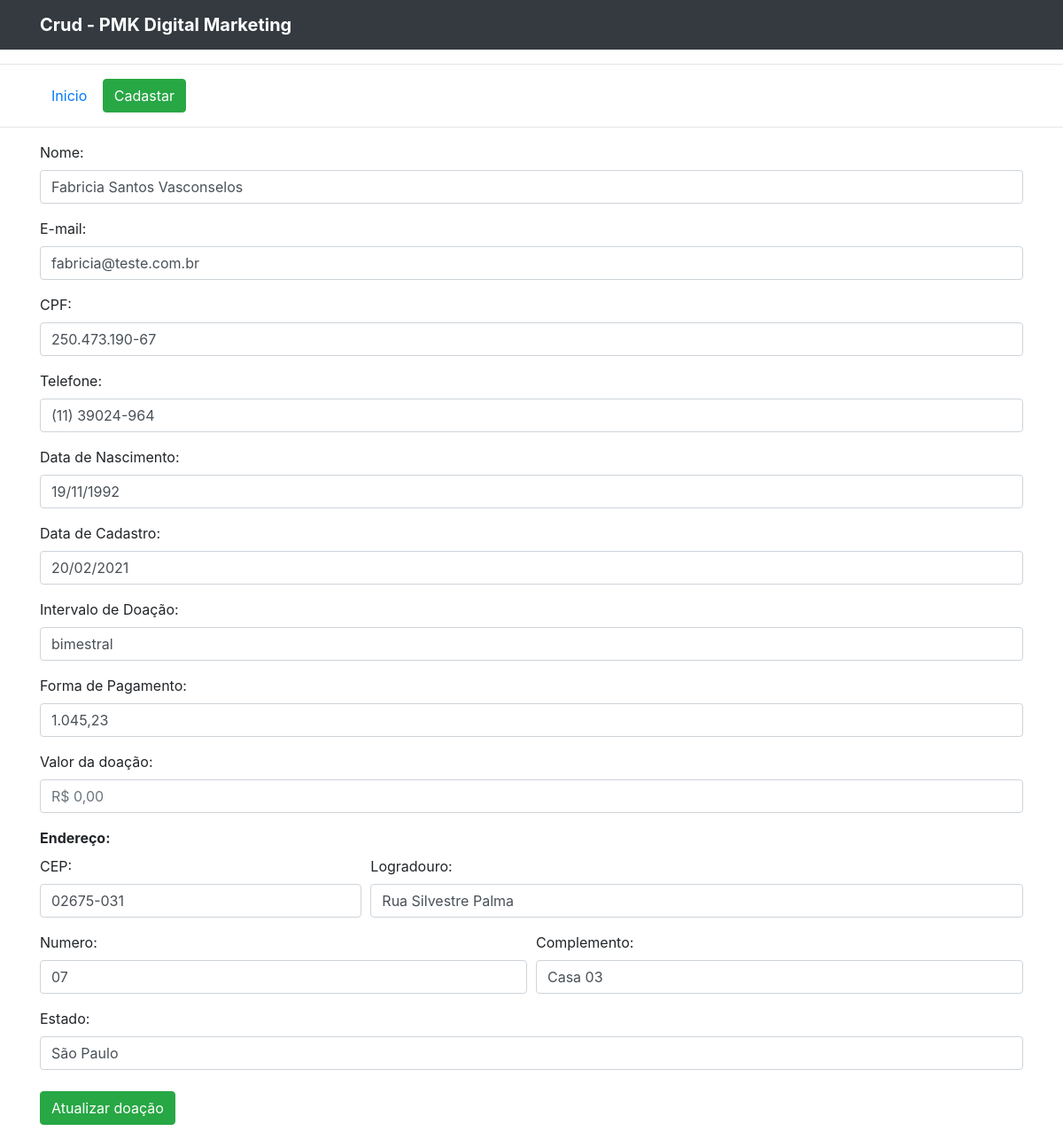
/view/editar.php?id=Fabricia Santos Vasconselos, run on the app's committed database.
### tables this page shows
CREATE TABLE `doacao` (
                          `id` int(11) NOT NULL,
                          `nome` varchar(255) NOT NULL,
                          `email` varchar(255) DEFAULT NULL,
                          `cpf` varchar(255) DEFAULT NULL,
                          `telefone` varchar(255) DEFAULT NULL,
                          `data_nascimento` varchar(255) DEFAULT NULL,
                          `data_cadastro` varchar(191) NOT NULL,
                          `intervalo_doacao` varchar(255) DEFAULT NULL,
                          `forma_pagamento` varchar(255) DEFAULT NULL,
                          `valor_doacao` varchar(255) DEFAULT NULL,
                          `cep` varchar(255) DEFAULT NULL,
                          `endereco` varchar(255) DEFAULT NULL,
                          `numero` varchar(255) DEFAULT NULL,
                          `complemento` varchar(255) DEFAULT NULL,
                          `estado` varchar(255) DEFAULT NULL,
                          `cidade` varchar(255) DEFAULT NULL
);

### controller/ControllerEditar.php (called while the page is built, shortened)
<?php
require_once("../model/banco.php");
class editarController {
    private $editar;
    private $nome;
    private $email;
    private $cpf;
    private $telefone;
    private $data_nascimento;
    private $data_cadastro;
    private $intervalo_doacao;
    private $valor_doacao;
    private $forma_pagamento;
    private $cep;
    private $endereco;
    private $numero;
    private $complemento;
    private $estado;
    public function __construct($id){
        $this->editar = new Banco();
        $this->criarFormulario($id);
    }
    private function criarFormulario($id){
        $row = $this->editar->pesquisaDoacao($id);
        $this->nome         =$row['nome'];
        $this->email        =$row['email'];
        $this->cpf          =$row['cpf'];
        $this->telefone        =$row['telefone'];
        $this->data_nascimento         =$row['data_nascimento'];
        $this->data_cadastro         =$row['data_cadastro'];
        $this->intervalo_doacao         =$row['intervalo_doacao'];
        $this->valor_doacao         =$row['valor_doacao'];
        $this->forma_pagamento         =$row['forma_pagamento'];
        $this->cep         =$row['cep'];
        $this->endereco         =$row['endereco'];
        $this->numero         =$row['numero'];
        $this->complemento         =$row['complemento'];
        $this->estado         =$row['estado'];
    }
    public function getNome(){
        return $this->nome;
    }
    public function getEmail(){
        return $this->email;
    }
    public function getCPF(){
        return $this->cpf;
    }
    public function getTelefone(){
        return $this->telefone;
    }
    public function getDataNascimento(){
        return $this->data_nascimento;
    }
    public function getDataCadastro(){
        return $this->data_cadastro;
    }
    public function getIntervaloDoacao(){
        return $this->intervalo_doacao;
    }
    public function getFormaPagamento(){
        return $this->forma_pagamento;
    }
    public function getValorDoacao(){
        return $this->valor_doacao;
    }
    public function getCEP(){
        return $this->cep;
    }
    public function getEndereco(){
        return $this->endereco;
    }
    public function getNumero(){
        return $this->numero;
    }
    public function getComplemento(){
        return $this->complemento;
    }
    public function getEstado(){
        return $this->estado;
    }
}
$id = filter_input(INPUT_GET, 'id');
$editar = new editarController($id);
?>

### model/banco.php (called while the page is built, shortened)
<?php
class Banco{
    protected $mysqli;
    private function conexao(){
        $this->mysqli = new mysqli(BD_SERVIDOR, BD_USUARIO , BD_SENHA, BD_BANCO);
    }
    public function pesquisaDoacao($id){
        $result = $this->mysqli->query("SELECT * FROM doacao WHERE nome='$id'");
        return $result->fetch_array(MYSQLI_ASSOC);
    }
}
?>

### view/editar.php (the view, shortened to what this page needs)
<!DOCTYPE HTML>
<html>
<?php include("head.php") ?>
<body>
<?php include("menu.php") ?>
<?php require_once("../controller/ControllerEditar.php");?>
<div class="container">
    <div class="row">
        <form method="post" action="../controller/ControllerEditar.php" id="form" name="cadastro" class="col-12">
            <div class="form-group">
                <div class="form-group">
                    <label for="exampleFormControlInput1">Nome:</label>
                    <input class="form-control" type="text" id="nome" name="nome" value="<?php echo $editar->getNome(); ?>">
                </div>
                <div class="form-group">
                    <label for="exampleFormControlInput1">E-mail:</label>
                    <input class="form-control" type="text" id="email" name="email" value="<?php echo $editar->getEmail(); ?>" >
                </div>
                <div class="form-group">
                    <label for="exampleFormControlInput1">CPF:</label>
                    <input class="form-control" type="text" id="cpf" name="cpf" value="<?php echo $editar->getCPF(); ?>" required>
                </div>
                <div class="form-group">
                    <label for="exampleFormControlInput1">Telefone:</label>
                    <input class="form-control" type="text" id="telefone" name="telefone" value="<?php echo $editar->getTelefone(); ?>" >
                </div>
                <div class="form-group">
                    <label for="exampleFormControlInput1">Data de Nascimento:</label>
                    <input class="form-control" type="text" id="data_nascimento" name="data_nascimento" value="<?php echo $editar->getDataNascimento(); ?>" >
                </div>
                <div class="form-group">
                    <label for="exampleFormControlInput1">Data de Cadastro:</label>
                    <input class="form-control" type="text" id="data_cadastro" name="data_cadastro" value="<?php echo $editar->getDataCadastro(); ?>" required>
                </div>
                <div class="form-group">
                    <label for="exampleFormControlInput1">Intervalo de Doação:</label>
                    <input class="form-control" type="text" id="intervalo_doacao" name="intervalo_doacao" value="<?php echo $editar->getIntervaloDoacao(); ?>">
                </div>
                <div class="form-group">
                    <label for="exampleFormControlInput1">Forma de Pagamento:</label>
                    <input class="form-control" type="text" id="forma_pagamento" name="forma_pagamento" value="<?php echo $editar->getFormaPagamento(); ?>">
                </div>
                <div class="form-group">
                    <label for="exampleFormControlInput1">Valor da doação:</label>
                    <input class="form-control" type="text" id="valor_doacao" name="valor_doacao" value="<?php echo $editar->getValorDoacao(); ?>">
                </div>
                <label for="exampleFormControlInput1"><strong>Endereço:</strong></label>
                <div class="form-row">
                    <div class="col-md-4">
                        <label for="exampleFormControlInput1">CEP:</label>
                        <input class="form-control" type="text" id="cep_code" name="cep" value="<?php echo $editar->getCEP(); ?>">
                    </div>
                    <div class="col-md-8">
                        <label for="exampleFormControlInput1">Logradouro:</label>
                        <input class="form-control" type="text" id="endereco" name="endereco" value="<?php echo $editar->getEndereco(); ?>">
                    </div>
                </div>
                <div class="form-row mt-3">
                    <div class="col">
                        <label for="exampleFormControlInput1">Numero:</label>
                        <input class="form-control" type="text" id="numero" name="numero" value="<?php echo $editar->getNumero(); ?>">
                    </div>
                    <div class="col">
                        <label for="exampleFormControlInput1">Complemento:</label>
                        <input class="form-control" type="text" id="complemento" name="complemento" value="<?php echo $editar->getComplemento(); ?>">
                    </div>
                </div>
                <div class="form-row mt-3">
                    <div class="col">
                        <label for="exampleFormControlInput1">Estado:</label>
                        <input class="form-control" type="text" id="estado" name="estado" value="<?php echo $editar->getEstado(); ?>">
                    </div>
                </div>
                <div class="form-group mt-4">
                    <button type="submit" class="btn btn-success" id="editar" name="submit" value="editar">Atualizar doação</button>
                </div>
            </div>
        </form>
    </div>
</div>
</body>
</html>

### data on the page
doacao: nome "Fabricia Santos Vasconselos", email "fabricia@teste.com.br", cpf "250.473.190-67", telefone "(11) 39024-964", data_nascimento "19/11/1992", data_cadastro "20/02/2021", intervalo_doacao "bimestral", forma_pagamento "1.045,23", cep "02675-031", endereco "Rua Silvestre Palma", numero "07", complemento "Casa 03", estado "São Paulo"
